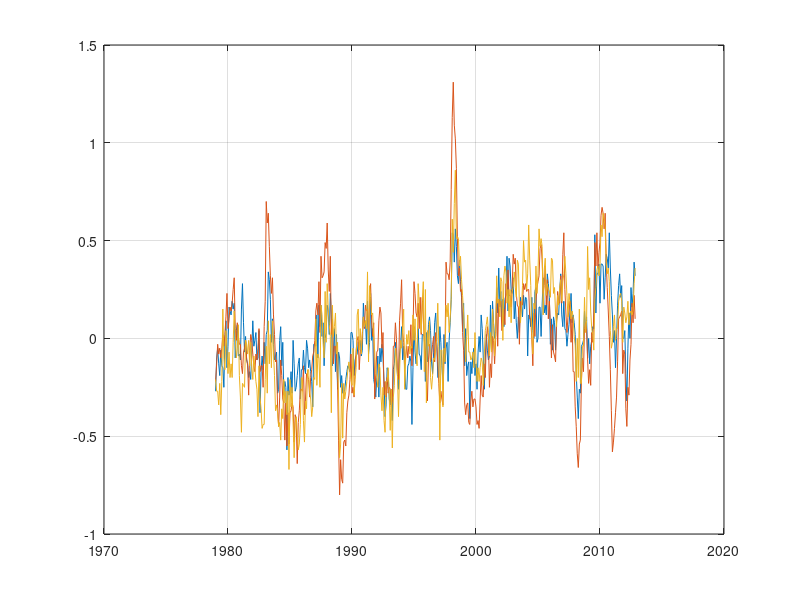
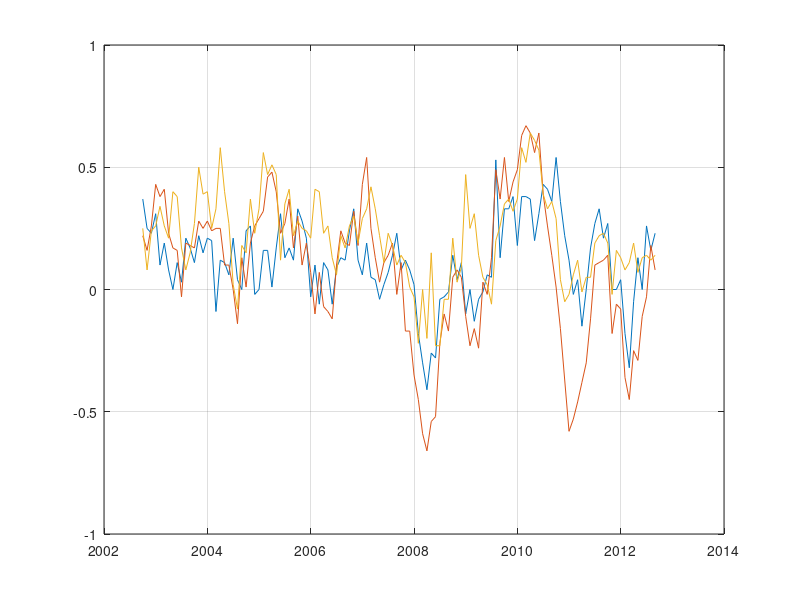

Source code (MATLAB) for these figures, in order:
%Year Mo Globe  Land Ocean   NH   Land Ocean   SH   Land Ocean Trpcs  Land Ocean NoExt  Land Ocean SoExt  Land Ocean NoPol  Land Ocean SoPol  Land Ocean USA48
data = load('uah.txt');

dope = find(data(:,1) < 0);
trend = data(dope,[8 11 14])

dope = find(data(:,1) >= 0);
data = data(dope,:);


data_oceantrp = data(:,[1 2 14]);
data_oceanNH  = data(:,[1 2 8]);
data_oceanSH  = data(:,[1 2 11]);

lala = 1:length(dope);
figure(1); plot(1979 + (lala-1)/12,[data_oceanSH(:,3) data_oceantrp(:,3) data_oceanNH(:,3)]);
  grid

%%%%%%%%%%%%%%%%%%%%%%%%%%%%%%%%%%%%%%%%%%%%%%%%%%%%%%%%%%%%%%%%%%%%%%%%
data = load('uah.txt');
dope = find(data(:,1) >= 2002);
data = data(dope,:);

data_oceantrp = data(:,[1 2 14]);
data_oceanNH  = data(:,[1 2 8]);
data_oceanSH  = data(:,[1 2 11]);

lala = 1:length(dope);
lala = lala(9:9+10*12 - 1); %% Sept 2002 - Aug 2012
data_oceantrp = data_oceantrp(lala,:);
data_oceanNH  = data_oceanNH(lala,:);
data_oceanSH  = data_oceanSH(lala,:);

figure(2); plot(2002 + 8/12 + (1:length(lala))/12,[data_oceanSH(:,3) data_oceantrp(:,3) data_oceanNH(:,3)]);
  grid